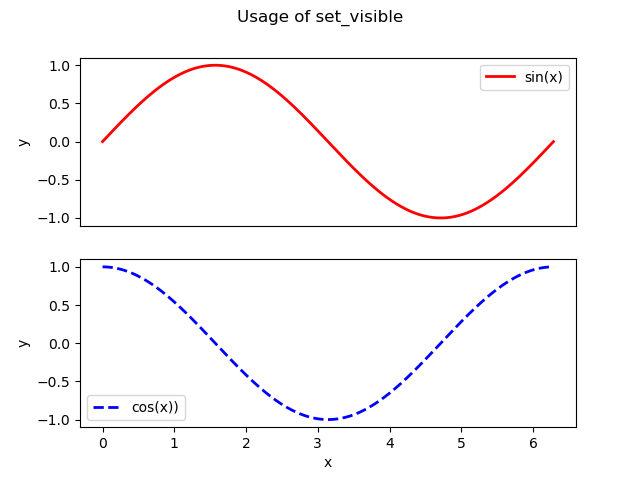

Recreate this plot in Python.
#---------------------------------------------------
#   CH_12_13_3_EX_1_Pyplot_Ax_Xaxis_Set_Visible.py
#---------------------------------------------------
import numpy as np
import matplotlib.pyplot as plt
#
x = np.linspace(0, 2*np.pi, 361)
ys = np.sin(x)
yc = np.cos(x)
#----- 上圖使用隱藏 xaxis 之顯示
fig1 = plt.figure()
ax1 = plt.subplot(2,1,1)
ax1.plot(x, ys, 'r-', lw=2, label = 'sin(x)')
ax1.set_ylabel('y')
ax1.xaxis.set_visible(False)
ax1.legend()
#----- 下圖正常 xaxis 之顯示
ax2 = plt.subplot(2,1,2)
ax2.plot(x, yc, 'b--', lw=2, label = 'cos(x))')
ax2.set_ylabel('y')
ax2.set_xlabel('x')
ax2.legend()
#
plt.suptitle('Usage of set_visible')
plt.savefig('CH_12_13_3_EX_1_Pyplot_Ax_Xaxis_Set_Visible.png')
plt.show()
















































































	


